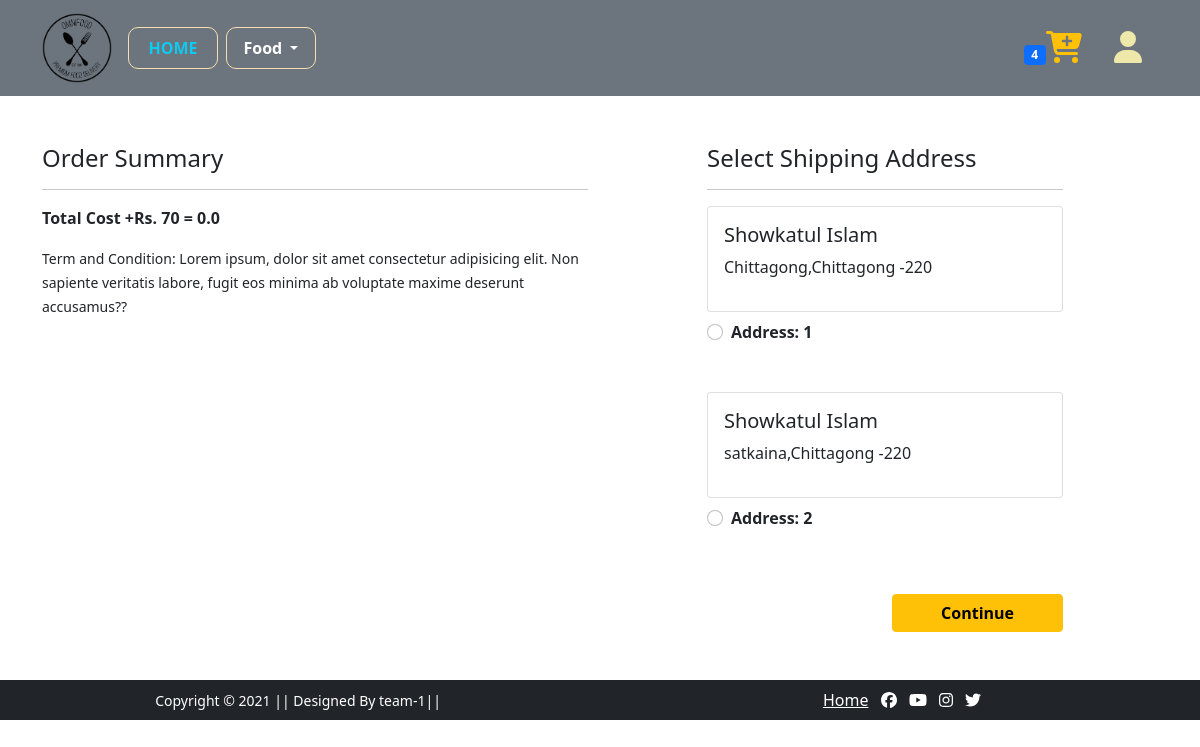
Screenshot of /checkout/ (signed in) with the database file from the repository.
### app/models.py (models this page shows, shortened)
class Customer(models.Model):
    user=models.ForeignKey(User,on_delete=models.CASCADE)
    name=models.CharField(max_length=200)
    locality=models.CharField(max_length=200)
    zipcode=models.IntegerField()
    upazila=models.CharField(choices=choose,max_length=50)
    city=models.CharField(choices=citychoose,max_length=200)

### app/views.py (the view)
# urls.py: path('checkout/', checkout, name='checkout'),
@login_required
def checkout(request):
    if request.user.is_authenticated:
        add=Customer.objects.filter(user=request.user)
        cart_items=Cart.objects.filter(user=request.user)
        amount=0.0
        shipping_amount=40.0
        total_amount=0.0
        cart_food=[f for f in Cart.objects.all() if f.user==request.user]
        if cart_food:
            for f in cart_food:
                tempamount=(f.quantity*f.food.food_price)
                amount+=tempamount
            total_amount=amount+shipping_amount
        return render(request, 'checkout.html',{'add':add,'cartitem':cart_items,'total_amount':total_amount})
    else:
        add=''
        return render(request, 'checkout.html',{'add':add})

### app/templates/checkout.html (shortened to what this page needs)
{% extends 'base.html' %}
{% load static %}
{% block main-content %}
<div class="container">
 <div class="row mt-5">
  <div class="col-sm-6">
    <h4>Order Summary</h4>
    <hr>
      <p class="fw-bold">Total Cost +Rs. 70 = {{total_amount}} </p>
    <small>Term and Condition: Lorem ipsum, dolor sit amet consectetur adipisicing elit. Non sapiente veritatis labore, fugit eos minima ab voluptate maxime deserunt accusamus??</small>
  </div>
  <div class="col-sm-4 offset-sm-1">
    <h4>Select Shipping Address</h4>
    <hr>
    <form action="/paymentdone">
      {% for ad in add %}
      <div class="card">
        <div class="card-body">
        <h5>{{ad.name}}</h5>
        <p>{{ad.locality}},{{ad.city}} {{ad.state}}-{{ad.zipcode}} </p>
        </div>
      </div>
        <div class="form-check mt-2 mb-5">
          <input class="form-check-input" type="radio"
          name="custid" id="custadd{{forloop.counter}}" value="{{ad.id}}">
          <label class="form-check-label fw-bold" for="custadd{{forloop.counter}}">
            Address: {{forloop.counter}} </label>
        </div>
        {% endfor %}
        <div class="text-end">
          <button type="submit" class="btn btn-warning mt-3 px-5 fw-bold">Continue</button>
        </div>
      </form>
    </div>
  </div>
</div>
{% endblock main-content %}

### app/static/css/style.css (style rules this page uses)
html { scroll-behavior: smooth; }

### rows the page displays
Customer: name "Showkatul Islam", locality "Chittagong", city "Chittagong", zipcode "220"
Customer: name "Showkatul Islam", locality "satkaina", city "Chittagong", zipcode "220"

### other values shown
{{ total_amount }} "0.0"
